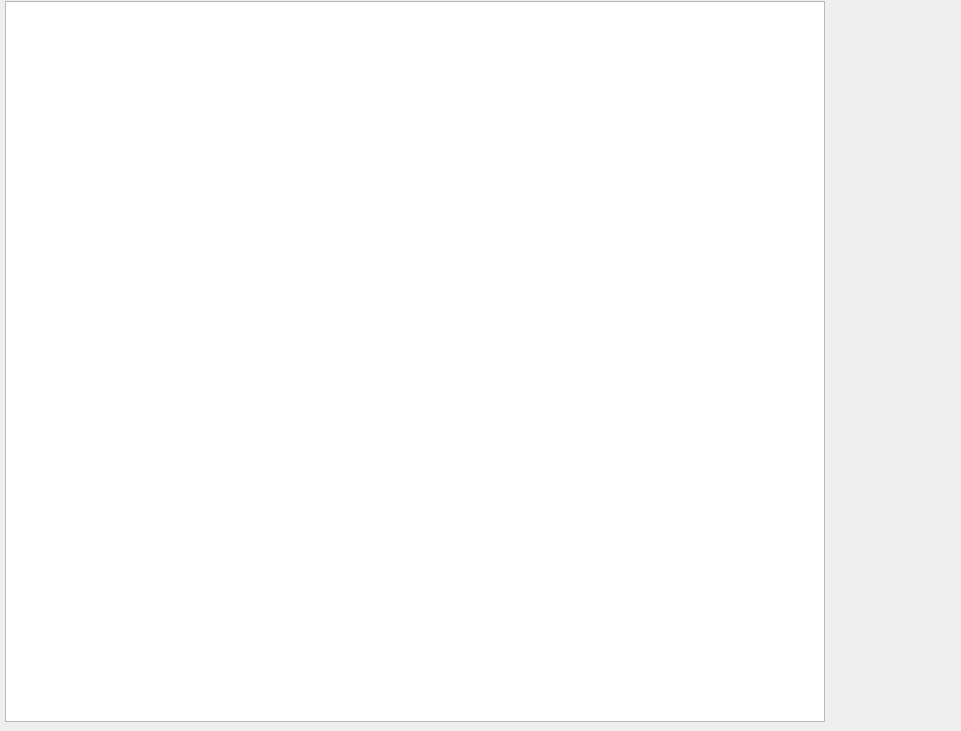
<?xml version="1.0" encoding="UTF-8"?>
<ui version="4.0">
 <class>UserManagement</class>
 <widget class="QWidget" name="UserManagement">
  <property name="geometry">
   <rect>
    <x>0</x>
    <y>0</y>
    <width>961</width>
    <height>731</height>
   </rect>
  </property>
  <property name="minimumSize">
   <size>
    <width>961</width>
    <height>731</height>
   </size>
  </property>
  <property name="maximumSize">
   <size>
    <width>961</width>
    <height>731</height>
   </size>
  </property>
  <property name="windowTitle">
   <string>Form</string>
  </property>
  <widget class="QTableView" name="tableView">
   <property name="geometry">
    <rect>
     <x>5</x>
     <y>1</y>
     <width>820</width>
     <height>721</height>
    </rect>
   </property>
   <property name="minimumSize">
    <size>
     <width>820</width>
     <height>721</height>
    </size>
   </property>
   <property name="maximumSize">
    <size>
     <width>820</width>
     <height>721</height>
    </size>
   </property>
  </widget>
 </widget>
 <resources/>
 <connections/>
</ui>
